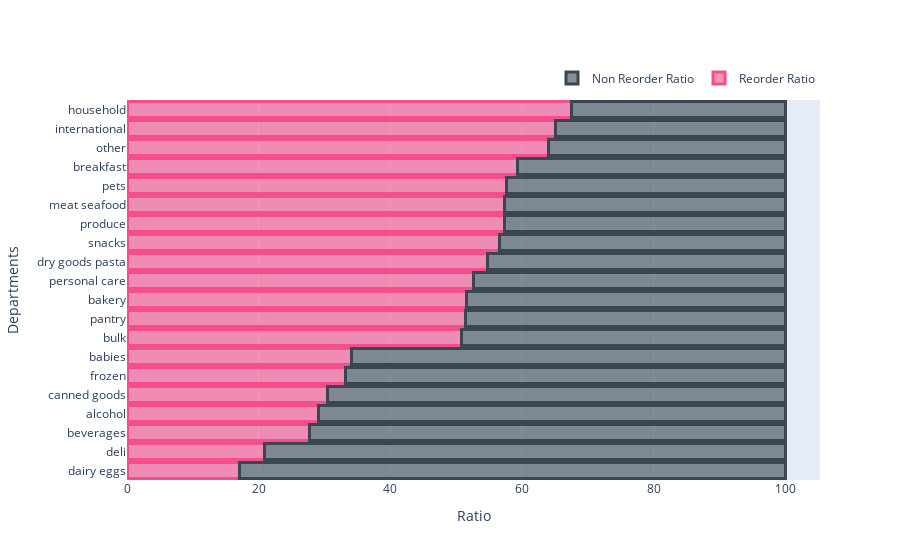

Write notebook code for a chart like this one.
### Code cell
import plotly.graph_objects as go

fig = go.Figure()

fig.add_trace(go.Bar(
    y=Q6_department["department"],
    x=Q6_department["Reorder Ratio by department"],
    name='Reorder Ratio',
    orientation='h',
    marker=dict(
        color='rgba(246, 78, 139, 0.6)',
        line=dict(color='rgba(246, 78, 139, 1.0)', width=3)
    )
))
fig.add_trace(go.Bar(
    y=Q6_department["department"],
    x=Q6_department["Non Reorder Ratio"],
    name='Non Reorder Ratio',
    orientation='h',
     marker=dict(
        color='rgba(58, 71, 80, 0.6)',
        line=dict(color='rgba(58, 71, 80, 1.0)', width=3)
    )
))

fig.update_layout(legend=dict(orientation="h",yanchor="bottom",y=1.02,xanchor="right",x=1),
    xaxis_title="Ratio",
    yaxis_title="Departments",
#     legend_title="Reorder R",
#     font=dict(
#         family="Courier New, monospace",
#         size=10,
#         color="RebeccaPurple"
#     )
)
fig.update_layout(barmode='stack', overwrite=False)
fig.show()
pio.write_image(fig, 'Total order vs Reorded.png', format="png", scale=15, width=1000, height=800)

### Figure 1 — Plotly figure (JSON) as saved in the notebook; plotly's stock layout.template omitted (floating-point values rounded to 4 significant figures)
{"data": [{"marker": {"color": "rgba(246, 78, 139, 0.6)", "line": {"color": "rgba(246, 78, 139, 1.0)", "width": 3}}, "name": "Reorder Ratio", "orientation": "h", "type": "bar", "x": [17.16, 20.93, 27.77, 29.01, 30.52, 33.23, 34.15, 50.86, 51.4, 51.59, 52.64, 54.83, 56.61, 57.28, 57.41, 57.59, 59.29, 64.02, 65.06, 67.45], "y": ["dairy eggs", "deli", "beverages", "alcohol", "canned goods", "frozen", "babies", "bulk", "pantry", "bakery", "personal care", "dry goods pasta", "snacks", "produce", "meat seafood", "pets", "breakfast", "other", "international", "household"]}, {"marker": {"color": "rgba(58, 71, 80, 0.6)", "line": {"color": "rgba(58, 71, 80, 1.0)", "width": 3}}, "name": "Non Reorder Ratio", "orientation": "h", "type": "bar", "x": [82.84, 79.07, 72.23, 70.99, 69.48, 66.77, 65.85, 49.14, 48.6, 48.41, 47.36, 45.17, 43.39, 42.72, 42.59, 42.41, 40.71, 35.98, 34.94, 32.55], "y": ["dairy eggs", "deli", "beverages", "alcohol", "canned goods", "frozen", "babies", "bulk", "pantry", "bakery", "personal care", "dry goods pasta", "snacks", "produce", "meat seafood", "pets", "breakfast", "other", "international", "household"]}], "layout": {"barmode": "stack", "legend": {"orientation": "h", "x": 1, "xanchor": "right", "y": 1.02, "yanchor": "bottom"}, "xaxis": {"title": {"text": "Ratio"}}, "yaxis": {"title": {"text": "Departments"}}}}
